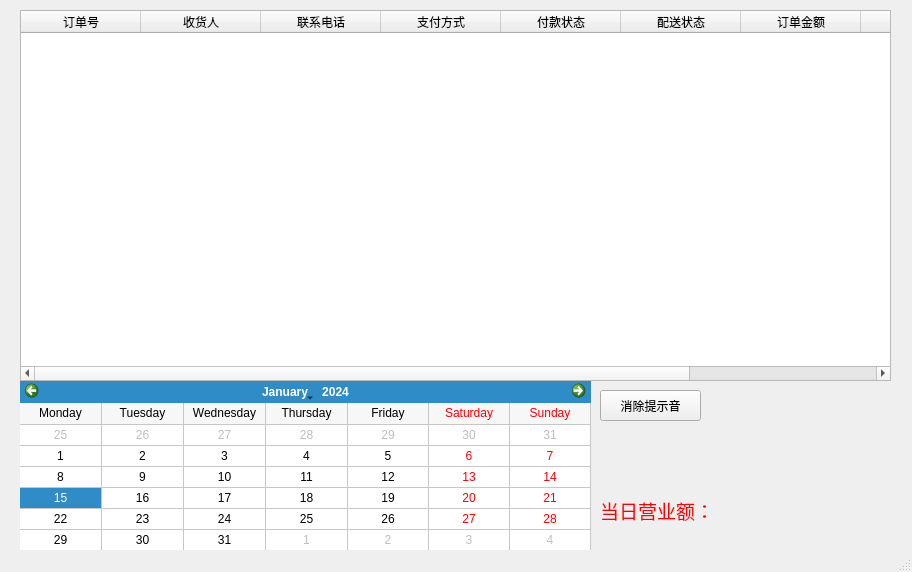
<?xml version="1.0" encoding="UTF-8"?>
<ui version="4.0">
 <class>MainWindow</class>
 <widget class="QMainWindow" name="MainWindow">
  <property name="geometry">
   <rect>
    <x>0</x>
    <y>0</y>
    <width>912</width>
    <height>572</height>
   </rect>
  </property>
  <property name="windowTitle">
   <string>9V商城－店铺客户端</string>
  </property>
  <property name="windowIcon">
   <iconset resource="img.qrc">
    <normaloff>:/icon/logo.jpg</normaloff>:/icon/logo.jpg</iconset>
  </property>
  <widget class="QWidget" name="centralWidget">
   <widget class="QCalendarWidget" name="calendar">
    <property name="geometry">
     <rect>
      <x>20</x>
      <y>380</y>
      <width>571</width>
      <height>171</height>
     </rect>
    </property>
    <property name="contextMenuPolicy">
     <enum>Qt::DefaultContextMenu</enum>
    </property>
    <property name="acceptDrops">
     <bool>false</bool>
    </property>
    <property name="accessibleDescription">
     <string/>
    </property>
    <property name="layoutDirection">
     <enum>Qt::LeftToRight</enum>
    </property>
    <property name="autoFillBackground">
     <bool>true</bool>
    </property>
    <property name="firstDayOfWeek">
     <enum>Qt::Monday</enum>
    </property>
    <property name="gridVisible">
     <bool>true</bool>
    </property>
    <property name="selectionMode">
     <enum>QCalendarWidget::SingleSelection</enum>
    </property>
    <property name="horizontalHeaderFormat">
     <enum>QCalendarWidget::LongDayNames</enum>
    </property>
    <property name="verticalHeaderFormat">
     <enum>QCalendarWidget::NoVerticalHeader</enum>
    </property>
    <property name="navigationBarVisible">
     <bool>true</bool>
    </property>
    <property name="dateEditEnabled">
     <bool>true</bool>
    </property>
   </widget>
   <widget class="QLabel" name="label">
    <property name="geometry">
     <rect>
      <x>600</x>
      <y>490</y>
      <width>111</width>
      <height>41</height>
     </rect>
    </property>
    <property name="font">
     <font>
      <pointsize>14</pointsize>
     </font>
    </property>
    <property name="styleSheet">
     <string notr="true">color: rgb(255, 0, 0);</string>
    </property>
    <property name="text">
     <string>当日营业额：</string>
    </property>
   </widget>
   <widget class="QLabel" name="label_yye">
    <property name="geometry">
     <rect>
      <x>719</x>
      <y>503</y>
      <width>81</width>
      <height>16</height>
     </rect>
    </property>
    <property name="font">
     <font>
      <pointsize>13</pointsize>
      <weight>75</weight>
      <bold>true</bold>
     </font>
    </property>
    <property name="text">
     <string/>
    </property>
   </widget>
   <widget class="QPushButton" name="pushButton">
    <property name="geometry">
     <rect>
      <x>600</x>
      <y>390</y>
      <width>101</width>
      <height>31</height>
     </rect>
    </property>
    <property name="text">
     <string>消除提示音</string>
    </property>
   </widget>
   <widget class="QTableWidget" name="tableWidget">
    <property name="geometry">
     <rect>
      <x>20</x>
      <y>10</y>
      <width>871</width>
      <height>371</height>
     </rect>
    </property>
    <property name="contextMenuPolicy">
     <enum>Qt::CustomContextMenu</enum>
    </property>
    <property name="sizeAdjustPolicy">
     <enum>QAbstractScrollArea::AdjustToContentsOnFirstShow</enum>
    </property>
    <property name="selectionMode">
     <enum>QAbstractItemView::ExtendedSelection</enum>
    </property>
    <property name="selectionBehavior">
     <enum>QAbstractItemView::SelectRows</enum>
    </property>
    <property name="gridStyle">
     <enum>Qt::DashLine</enum>
    </property>
    <attribute name="horizontalHeaderDefaultSectionSize">
     <number>120</number>
    </attribute>
    <column>
     <property name="text">
      <string>订单号</string>
     </property>
    </column>
    <column>
     <property name="text">
      <string>收货人</string>
     </property>
    </column>
    <column>
     <property name="text">
      <string>联系电话</string>
     </property>
    </column>
    <column>
     <property name="text">
      <string>支付方式</string>
     </property>
    </column>
    <column>
     <property name="text">
      <string>付款状态</string>
     </property>
    </column>
    <column>
     <property name="text">
      <string>配送状态</string>
     </property>
    </column>
    <column>
     <property name="text">
      <string>订单金额</string>
     </property>
    </column>
    <column>
     <property name="text">
      <string>订货时间</string>
     </property>
    </column>
    <column>
     <property name="text">
      <string>订单状态</string>
     </property>
    </column>
   </widget>
  </widget>
  <widget class="QStatusBar" name="statusBar"/>
 </widget>
 <layoutdefault spacing="6" margin="11"/>
 <resources>
  <include location="img.qrc"/>
 </resources>
 <connections/>
 <slots>
  <slot>btnClick()</slot>
  <slot>printDetail()</slot>
 </slots>
</ui>
